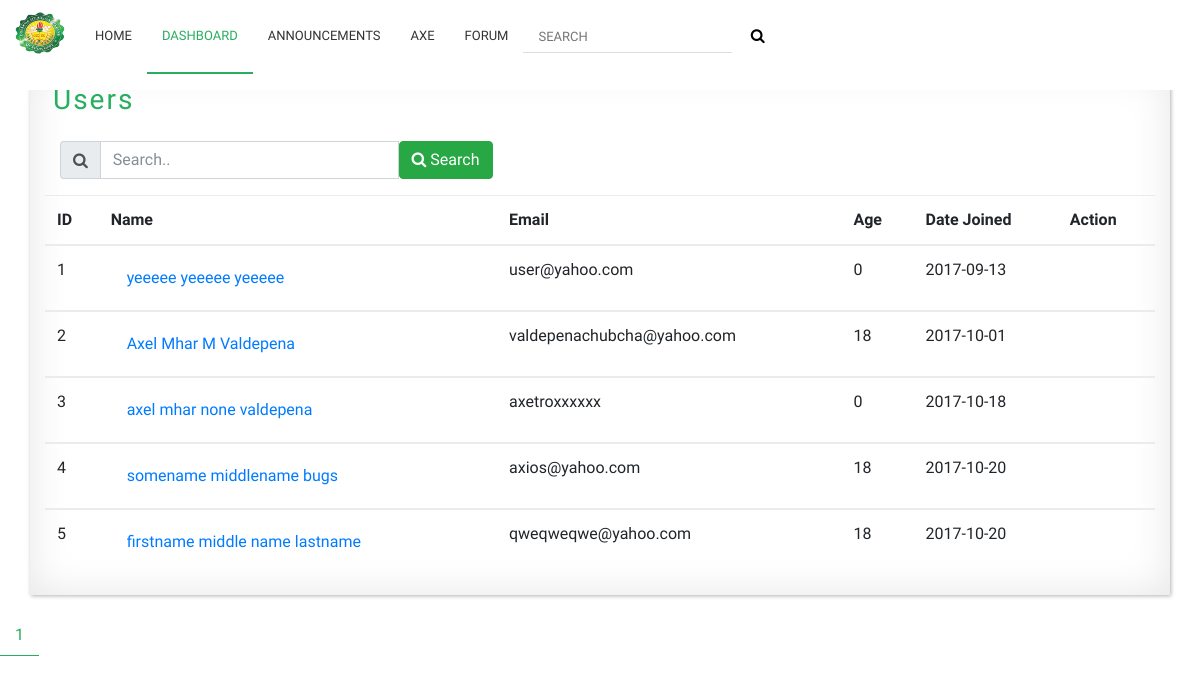
Page /admin/users.php (signed in) on the earlier database version.
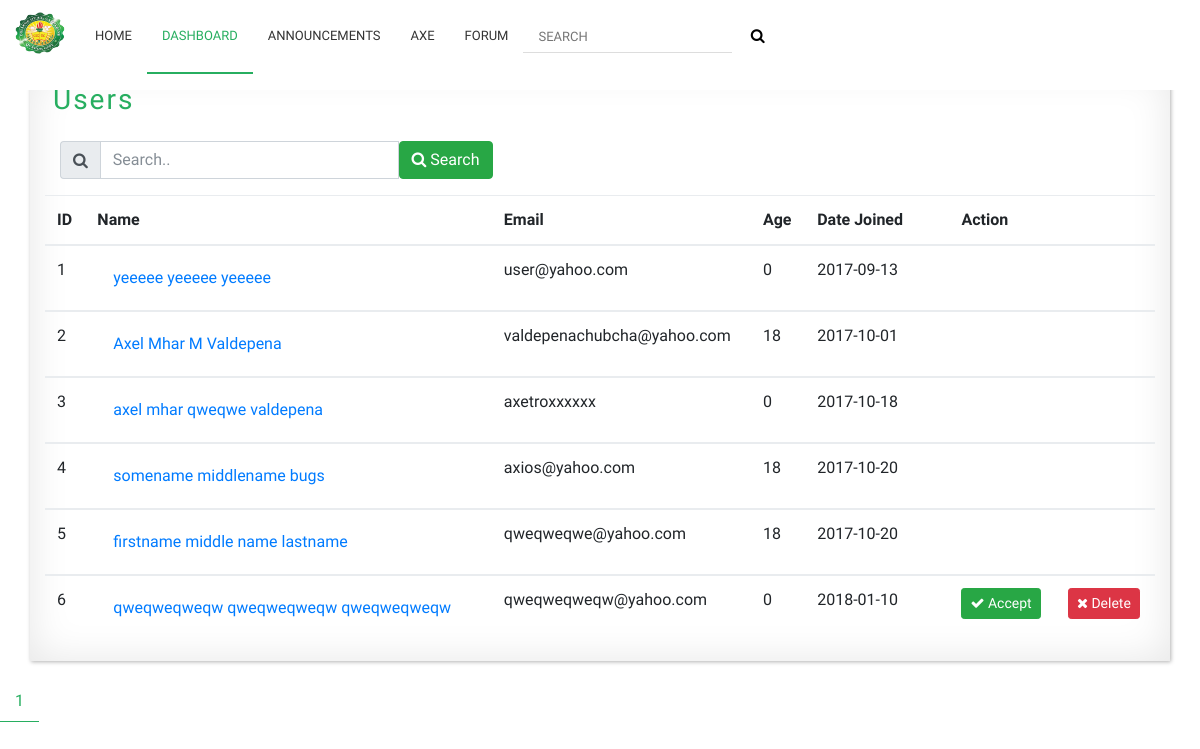
Same page on the later database version.
### tables this page shows
CREATE TABLE `users` (
  `id` int(11) NOT NULL,
  `username` varchar(50) NOT NULL,
  `email` varchar(50) NOT NULL,
  `first_name` varchar(50) NOT NULL,
  `middle_name` varchar(50) NOT NULL,
  `last_name` varchar(50) NOT NULL,
  `address` varchar(255) NOT NULL,
  `birthday` date NOT NULL,
  `gender` varchar(11) NOT NULL,
  `cellphone` varchar(50) NOT NULL,
  `telephone` varchar(50) NOT NULL,
  `nationality` varchar(50) NOT NULL,
  `course` varchar(155) NOT NULL,
  `company` varchar(50) NOT NULL,
  `position` varchar(50) NOT NULL,
  `year_graduated` int(50) NOT NULL,
  `password` varchar(100) NOT NULL,
  `salt` varchar(100) NOT NULL,
  `joined` date NOT NULL,
  `groups` int(11) NOT NULL,
  `status` int(11) NOT NULL
);

### classes/Config.php (called while the page is built)
<?php
class Config{
	public static function get($path = null){
		if(isset($path)){
			$config = $GLOBALS['config'];
			$path =  explode('/', $path);
			foreach ($path as $bit) {
				if(isset($config[$bit])){
					$config = $config[$bit];
				}
			}
			return $config;
		}
		return false;
	}
}

### classes/DB.php (called while the page is built, shortened)
<?php
class DB{
	private static $_instance = null;
	private $_pdo,
			$_results,
			$_count = 0,
			$_query,
			$_total,
			$_errors = false;
	public function __construct(){
		try{
			$this->_pdo = new PDO('mysql:host='.Config::get('mysql/host').';dbname='.Config::get('mysql/db'),Config::get('mysql/user'),Config::get('mysql/pass'));
		}catch(PDOexception $e){
			die($e->getMessage());
		}
	}
	public static function getInstance(){
		if(!isset(self::$_instance)){
			self::$_instance = new DB();
		}
		return self::$_instance;
	}
	public function query($sql,$params = array()){
		$this->_errors = false;
		if($this->_query = $this->_pdo->prepare($sql)){
			if(count($params) !== 0){
				$x = 1;
				foreach ($params as $param) {
					$this->_query->bindValue($x,$param);
					$x++;
				}
			}
			if($this->_query->execute()){
				$this->_results = $this->_query->fetchAll(PDO::FETCH_OBJ);
				$this->_count = $this->_query->rowCount();
				$this->_total = $this->_pdo->query("SELECT FOUND_ROWS() as total")->fetch()['total'];
			}else{
				$this->_errors = true;
			}
		}
		return $this;
	}
	public function action($action,$table,$where = array()){
		$sql = "";
		$sql .= "{$action} FROM {$table}";
		if(count($where)  == 3){
			$operators = array('=','>=','<=','<','>');
			$field = $where[0];
			$operator = $where[1];
			$values = $where[2];
			if(in_array($operator, $operators)){
				$sql .= " WHERE {$field} {$operator} ?";
				if(!$this->query($sql,[$values])->errors()){
					return $this;
				}
			}
		}else{
			if(!$this->query($sql,[])->errors()){
				return $this;
			}
		}
		return false;
	}
	public function pagination($action,$table,$limit = array()){
		if($limit !== null){
			$perPage = $limit[1];
			$sql = "{$action} FROM {$table} ";
			return $this->query($sql,null);
		}else{
			$sql = "{$action} FROM {$table}";
			return $this->query($sql,null);
		}
		return false;
	}
	public function total(){
		return $this->_total;
	}
	public function page($table,$limit = array()){
		if($limit != null){
			return $this->pagination('SELECT SQL_CALC_FOUND_ROWS *',$table,$limit);
		}else{
			return $this->pagination('SELECT SQL_CALC_FOUND_ROWS *',$table,null);
		}
	}
	public function get($table,$where = array()){
		if(count($where)){
			return $this->action('SELECT *',$table,$where);
		}else{
			return $this->action('SELECT *',$table);
		}
	}
	public function errors(){
		return $this->_errors;
	}
	public function count(){
		return $this->_count;
	}
	public function results(){
		return $this->_results;
	}
	public function first(){
		return $this->results()[0];
	}
}

### classes/User.php (called while the page is built, shortened)
<?php
class User {
    private $_db,
            $_data,
            $_sessionName,
            $_cookieName,
            $_results,
            $_loggedIn = false;
    public function __construct($user = null){
        $this->_db = DB::getInstance();
        $this->_sessionName = Config::get('session/session_name');
        if(!$user){
            if(Session::exists($this->_sessionName)){
                $user = Session::get($this->_sessionName);
                if($this->find($user)){
                    $this->_loggedIn = true;
                }else{
                }
            }
        }else{
            $this->find($user);
        }
    }
    public function page($table,$limit = array()){
        if($limit != null){
            return $this->_db->page($table,$limit);
        }else{
            return $this->_db->page($table,null);
        }
        return false;
    }
    public function total(){
        return $this->_db->total();
    }
    public function DBresults(){
        return $this->_db->results();
    }
    public function find($user = null){
        if($user){
            $field = (is_numeric($user)) ? 'id' : 'username';
            $data = $this->_db->get('users', array($field, '=', $user));
            if($data->count()){
                $this->_data = $data->first();
                return true;
            }
        }
        return false;
    }
    public function data(){
        return $this->_data;
    }
    public function isLoggedIn(){
        return $this->_loggedIn;
    }
    public function hasPermission($key){
        $group = $this->_db->get('groups', array('id', '=', $this->data()->groups));
        if($group->count()){
            $permissions = json_decode($group->first()->permission, true);
            if(isset($permissions[$key])){
                if($permissions[$key] == 1){
                    return true;
                }
            }
        }
        return false;
    }
}

### classes/Session.php (called while the page is built, shortened)
<?php
class Session{
	public static function exists($name){
		return (isset($_SESSION[$name])) ? true : false;
	}
	public static function get($name){
		return $_SESSION[$name];
	}
}

### functions/sanitize.php (called while the page is built)
<?php
function escape($string){
	return htmlentities($string,ENT_QUOTES,'UTF-8');
}

### classes/Store.php (called while the page is built, shortened)
<?php
class Store{
	public function setName($name){
		return ucwords(strtolower($name));
	}
}

### classes/Input.php (called while the page is built, shortened)
<?php
class Input{
	public static function get($item){
		return '';
	}
}

### admin/users.php (the view, shortened to what the changed rows need)
<?php
$user = new User();
$store = new Store();
$y = 1;
$page = !empty(Input::get('page')) ? (int)Input::get('page') : 1;
$perPage = !empty(Input::get('per-page')) && Input::get('per-page') <= 50 ? (int)Input::get('per-page') : 25;
$start = ($page > 1) ? ($page * $perPage) - $perPage : 0;
if($user->hasPermission('admin')){
?>
<!DOCTYPE html>
<html>
<head>
	<?php require_once '../functions/header.php'; ?>
	<link rel="stylesheet" href="../layouts/bootstrap/css/bootstrap.min.css">
</head>
<body>
		<nav class="nav">
			<ul>
				<?php if($user->isLoggedin()): ?>
				<li>
					<a href="../users/profile?user=<?= escape($user->data()->username); ?>" class="nav-link"><?= escape($store->setName($user->data()->username)); ?></a>
				</li>
				<?php endif; ?>
			</ul>
		</nav>
		<div class="container">
			<?php
				$user->page('users',array($start,$perPage));
				$total = $user->total();
				$pages = ceil($total/$perPage); ?>
				<div class="table-responsive">
					<table class="table">
						<thead class="thead-inverse">
							<tr>
								<th>ID</th>
								<th>Name</th>
								<th>Email</th>
								<th>Age</th>
								<th style="width:13%">Date Joined</th>
								<th colspan="2">Action</th>
							</tr>
						</thead>
				<?php 	foreach($user->DBresults() as $users): ?>
						<tbody>
							<tr id="search">
								<td><?= $y; ?></td>
								<td><a href="../users/profile?user=<?= escape($users->username); ?>" class="nav-link"><?= $users->first_name ?> <?= $users->middle_name ?> <?= $users->last_name ?></a></td>
								<td><?= $users->email ?></td>
								<td><?= date_diff(date_create($users->birthday), date_create('today'))->y; ?></td>
								<td><?= $users->joined ?></td>
								<?php if($users->status == 0): ?>
								<td>
									<form action="accept.php" method="POST">
										<button type="submit" class="btn btn-sm btn-success"><i class="fa fa-check"></i> Accept</button>
									</form>
								</td>
								<td>
									<form action="delete.php" method="POST" onsubmit="return confirm('Do you really want to delete the user?');">
										<button type="submit" class="btn btn-sm btn-danger"><i class="fa fa-times"></i> Delete</button>
									</form>
								</td>
								<?php endif; ?>
							</tr>
						</tbody>
						<?php $y++; ?>
					<?php endforeach; ?>
					</table>
				</div>
			</div>
		<div class="pagination">
			<?php for($x = 1;$x <= $pages; $x++): ?>
				<a href="?page=<?= $x; ?>&per-page=<?= $perPage ?>"<?php if($page === $x){echo "class='selected'";} ?>><?= $x; ?></a>
			<?php endfor; ?>
		</div>
</body>
</html>
<?php
	}else{
		Redirect::to('../views/index.php');
	}
?>

Differences in the rows shown:
changed users "axel mhar": middle_name "none" → "qweqwe"
added users: first_name "qweqweqweqw", middle_name "qweqweqweqw", last_name "qweqweqweqw", email "qweqweqweqw@yahoo.com", y "0", joined "2018-01-10"
